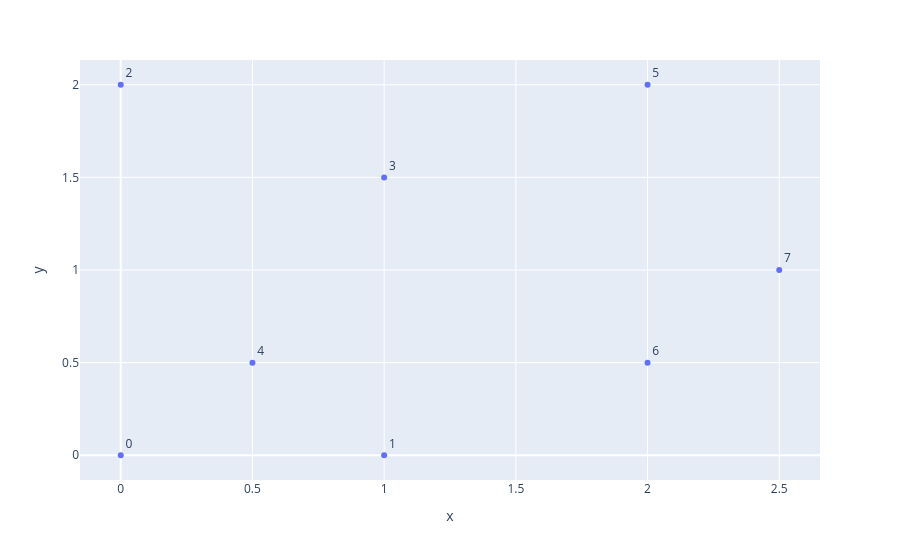

Source (notebook cell):
### Markdown cell above
## Tiny example 

Let's compute the Rips complex for a tiny example: a point cloud with just 6 points. I've got them labeled with their order in the matrix $P$.

### Code cell
P = np.array([[0,0],[1,0],[0,2],[1,1.5],[0.5,0.5],[2,2], [2,0.5], [2.5,1]])
labels = [f"{i}" for i in range(len(P))]
fig = px.scatter(x=P[:,0], y=P[:,1], text=labels)
fig.update_traces(textposition="top right")
fig.show()

### Figure 1 — Plotly figure (JSON) as saved in the notebook; plotly's stock layout.template omitted (floating-point values rounded to 4 significant figures)
{"data": [{"hovertemplate": "x=%{x}<br>y=%{y}<br>text=%{text}<extra></extra>", "legendgroup": "", "marker": {"color": "#636efa", "symbol": "circle"}, "mode": "markers+text", "name": "", "orientation": "v", "showlegend": false, "text": ["0", "1", "2", "3", "4", "5", "6", "7"], "textposition": "top right", "type": "scatter", "x": [0.0, 1.0, 0.0, 1.0, 0.5, 2.0, 2.0, 2.5], "xaxis": "x", "y": [0.0, 0.0, 2.0, 1.5, 0.5, 2.0, 0.5, 1.0], "yaxis": "y"}], "layout": {"legend": {"tracegroupgap": 0}, "margin": {"t": 60}, "xaxis": {"anchor": "y", "domain": [0, 1], "title": {"text": "x"}}, "yaxis": {"anchor": "x", "domain": [0, 1], "title": {"text": "y"}}}}
